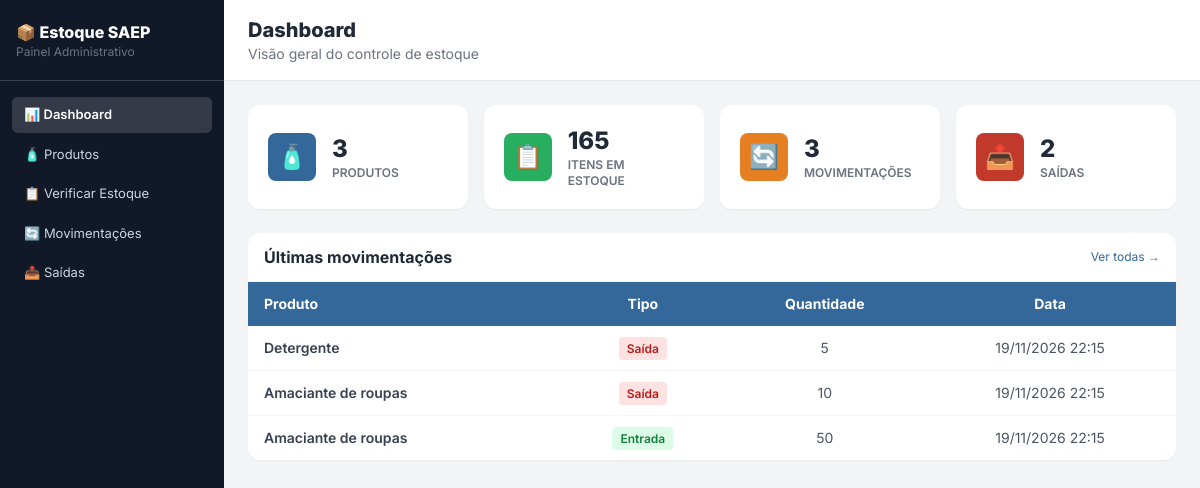
The page / on the database its author committed.
### tables this page shows
CREATE TABLE movimentacao (
    id_movimentacao INT AUTO_INCREMENT NOT NULL PRIMARY KEY,
    tipo VARCHAR(10) NOT NULL CHECK (tipo IN ('ENTRADA', 'SAIDA')),
    quantidade INTEGER NOT NULL,
    id_produto INTEGER NOT NULL,
    datetime_movimentacao DATETIME,
    id_user INTEGER NOT NULL,
    FOREIGN KEY (id_produto) REFERENCES produto(id_produto),
    FOREIGN KEY (id_user) REFERENCES `user`(id_user)
);

CREATE TABLE produto (
    id_produto INT AUTO_INCREMENT NOT NULL PRIMARY KEY,
    nome VARCHAR(100) NOT NULL,
    quantidade_estoque INTEGER NOT NULL,
    valor_unitario NUMERIC(10,2) NOT NULL,
    data_cadastro DATE NOT NULL DEFAULT (CURRENT_DATE)
);

### index.php (the view, shortened to what this page needs)
<?php
require_once __DIR__ . '/conexao.php';
require_once __DIR__ . '/includes/menu.php';
$sql = "SELECT
    (SELECT COUNT(*) FROM produto) AS produtos,
    (SELECT COALESCE(SUM(quantidade_estoque), 0) FROM produto) AS itens,
    (SELECT COUNT(*) FROM movimentacao) AS movimentacoes,
    (SELECT COUNT(*) FROM movimentacao WHERE tipo = 'SAIDA') AS saidas";
$totais = $pdo->query($sql)->fetch();
$cards = [
    ["🧴", "Produtos", $totais["produtos"], "produtos.php", "bg-senai-blue"],
    ["📋", "Itens em estoque", $totais["itens"], "estoque.php", "bg-senai-green"],
    ["🔄", "Movimentações", $totais["movimentacoes"], "movimentacoes.php", "bg-senai-orange"],
    ["📤", "Saídas", $totais["saidas"], "saidas.php", "bg-senai-red"],
];
?>
    <main class="flex-1 flex flex-col">
        <div class="bg-white border-b border-gray-200 px-6 py-4">
            <h1 class="text-xl font-extrabold text-gray-800">Dashboard</h1>
            <p class="text-sm text-gray-500">Visão geral do controle de estoque</p>
        </div>
        <div class="p-6 flex-1">
            <div class="grid grid-cols-2 lg:grid-cols-4 gap-4 mb-6">
                <?php foreach ($cards as $c): ?>
                    <a href="<?= $c[3] ?>" class="bg-white rounded-xl shadow-sm p-5 flex items-center gap-4 hover:shadow-md transition">
                        <div class="<?= $c[4] ?> text-white text-2xl w-12 h-12 rounded-lg flex items-center justify-center"><?= $c[0] ?></div>
                        <div>
                            <p class="text-2xl font-extrabold text-gray-800"><?= $c[2] ?></p>
                            <p class="text-xs text-gray-500 uppercase font-semibold"><?= $c[1] ?></p>
                        </div>
                    </a>
                <?php endforeach; ?>
            </div>
            <div class="bg-white rounded-xl shadow-sm overflow-hidden">
                <div class="px-4 py-3 border-b border-gray-100 flex items-center justify-between">
                    <h2 class="font-bold text-gray-800">Últimas movimentações</h2>
                    <a href="movimentacoes.php" class="text-xs text-senai-blue hover:underline">Ver todas →</a>
                </div>
                <table class="w-full text-sm">
                    <thead class="bg-senai-blue text-white">
                        <tr>
                            <th class="px-4 py-3 text-left">Produto</th>
                            <th class="px-4 py-3 text-center">Tipo</th>
                            <th class="px-4 py-3 text-center">Quantidade</th>
                            <th class="px-4 py-3 text-center">Data</th>
                        </tr>
                    </thead>
                    <tbody class="divide-y divide-gray-100">
                    <?php
                        $sql = "SELECT m.tipo, m.quantidade, m.datetime_movimentacao, p.nome
                                FROM movimentacao m
                                JOIN produto p ON p.id_produto = m.id_produto
                                ORDER BY m.id_movimentacao DESC LIMIT 5";
                        $movimentacoes = $pdo->query($sql)->fetchAll();
                        foreach ($movimentacoes as $m):
                    ?>
                        <tr class="hover:bg-gray-50 transition">
                            <td class="px-4 py-3 text-gray-700 font-semibold"><?= htmlspecialchars($m["nome"]) ?></td>
                            <td class="px-4 py-3 text-center">
                                <?php if ($m["tipo"] == "ENTRADA"): ?>
                                    <span class="bg-green-100 text-green-700 text-xs font-semibold px-2 py-1 rounded">Entrada</span>
                                <?php else: ?>
                                    <span class="bg-red-100 text-red-700 text-xs font-semibold px-2 py-1 rounded">Saída</span>
                                <?php endif; ?>
                            </td>
                            <td class="px-4 py-3 text-center text-gray-600"><?= $m["quantidade"] ?></td>
                            <td class="px-4 py-3 text-center text-gray-600"><?= date("d/m/Y H:i", strtotime($m["datetime_movimentacao"])) ?></td>
                        </tr>
                    <?php endforeach; ?>
                    </tbody>
                </table>
            </div>
        </div>
    </main>
</body>
</html>

### includes/menu.php (style rules this page uses)
body { font-family: 'Inter', sans-serif; }

### rows shown on the page
movimentacao: id_produto.nome "Detergente", tipo "Saída", quantidade "5", datetime_movimentacao "19/11/2026 22:15"
movimentacao: id_produto.nome "Amaciante de roupas", tipo "Saída", quantidade "10", datetime_movimentacao "19/11/2026 22:15"
movimentacao: id_produto.nome "Amaciante de roupas", tipo "Entrada", quantidade "50", datetime_movimentacao "19/11/2026 22:15"

### other values the page prints
$c[0] "🧴"
$c[2] "3"
$c[1] "PRODUTOS"
$c[0] "📋"
$c[2] "165"
$c[1] "ITENS EM ESTOQUE"
$c[0] "🔄"
$c[1] "MOVIMENTAÇÕES"
$c[0] "📤"
$c[2] "2"
$c[1] "SAÍDAS"
